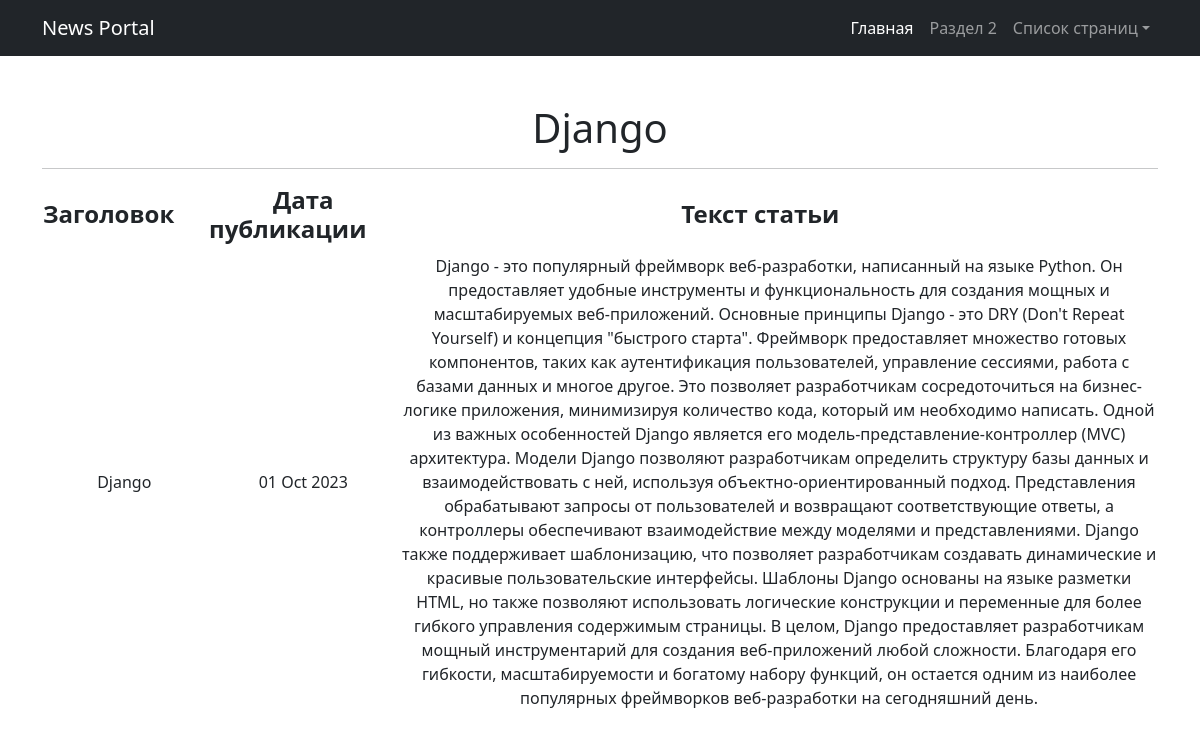
/posts/6, run on the app's committed database.
### news/models.py (models this page shows, shortened)
class Post(models.Model):
    objects = None
    POST_TYPES = [
        ('ARTICLE', 'СТАТЬЯ'),
        ('NEWS', 'НОВОСТЬ'),
    ]
    author = models.ForeignKey(Author, on_delete=models.CASCADE, related_name='posts')
    post_type = models.CharField(max_length=10, choices=POST_TYPES)
    created_date = models.DateTimeField(auto_now_add=True)
    categories = models.ManyToManyField(Category, through='PostCategory')
    title = models.CharField(max_length=255, unique=True)
    text = models.TextField()
    rating = models.IntegerField(default=0)

### news/views.py (the view)
# urls.py: path('<int:pk>', NewsDetail.as_view()),
class NewsDetail(DetailView):
    model = Post
    template_name = 'post.html'  # Используем шаблон default.html
    context_object_name = 'post'

### templates/post.html (shortened to what this page needs)
{% extends 'flatpages/default.html' %}
{% block content %}
<h1>{{ post.title }}</h1>
   <hr>
 {% if post %}
       <table>
           <tr>
               <td> <h4><strong>Заголовок&nbsp;&nbsp;&nbsp;&nbsp;&nbsp;</strong></h4> </td>
               <td> <h4><strong>Дата публикации&nbsp;&nbsp;&nbsp;&nbsp;&nbsp;</strong></h4> </td>
               <td> <h4><strong>Текст статьи&nbsp;&nbsp;&nbsp;&nbsp;&nbsp;&nbsp;</strong></h4> </td>
           </tr>
           <tr>
               <td> {{ post.title }} </td>
               <td> {{ post.created_date|date:'d M Y' }} </td>
               <td> {{ post.text }} </td>
           </tr>
       </table>
{% else %}
       <h2>ТАКОЙ СТАТЬИ НЕТ!</h2>
{% endif %}
{% endblock content %}

### data on the page
Post: title "Django", created_date "01 Oct 2023", text "Django - это популярный фреймворк веб-разработки, написанный на языке Python. Он предоставляет удобные инструменты и функциональность для создания мощных и масштабируемых веб-приложений. Основные принципы Django - это DRY (Don't Repeat Yourself) и концепция \"быстрого старта\". Фреймворк предоставляет множество готовых компонентов, таких как аутентификация пользователей, управление сессиями, работа с базами данных и многое другое. Это позволяет разработчикам сосредоточиться на бизнес-логике приложения, минимизируя количество кода, который им необходимо написать. Одной из важных особенностей Django является его модель-представление-контроллер (MVC) архитектура. Модели Django позволяют…"
